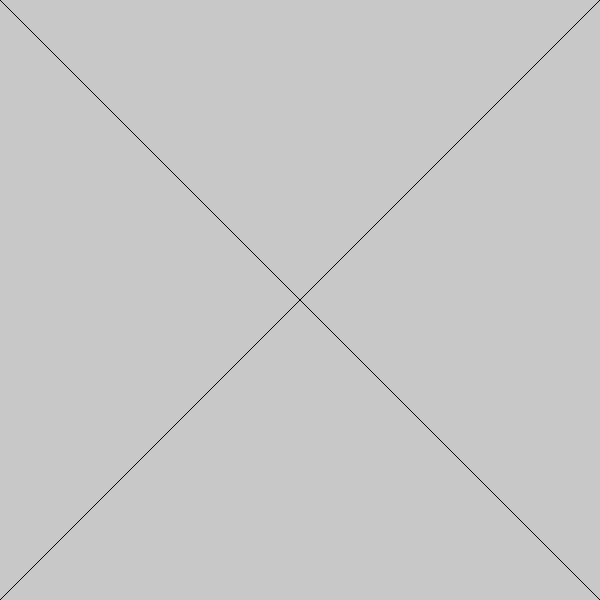
Frame 1 (no input)
Frame 60 (no input): identical to frame 1, image omitted
Frame 120 (the mouse pressed at the canvas centre since frame 60): identical to frame 1, image omitted

The p5.js sketch that drew this single still picture (run headless with seeded random() and noise() and a simulated clock; from frame 60 on, the mouse is pressed at the canvas centre):

// p5.js sketch
// ── sketch.js
function setup() {
  // put setup code here
  var width = 600, height = 600;
  createCanvas(width,height);
  background(200);
  line(0,0, height,width);
  line(0,width,height,0);
}

function draw() {
  // put drawing code here
}
